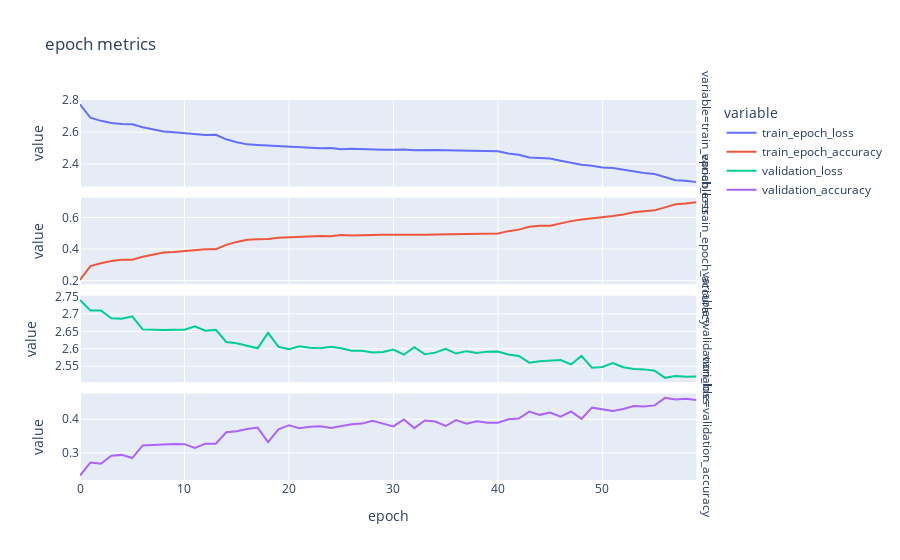
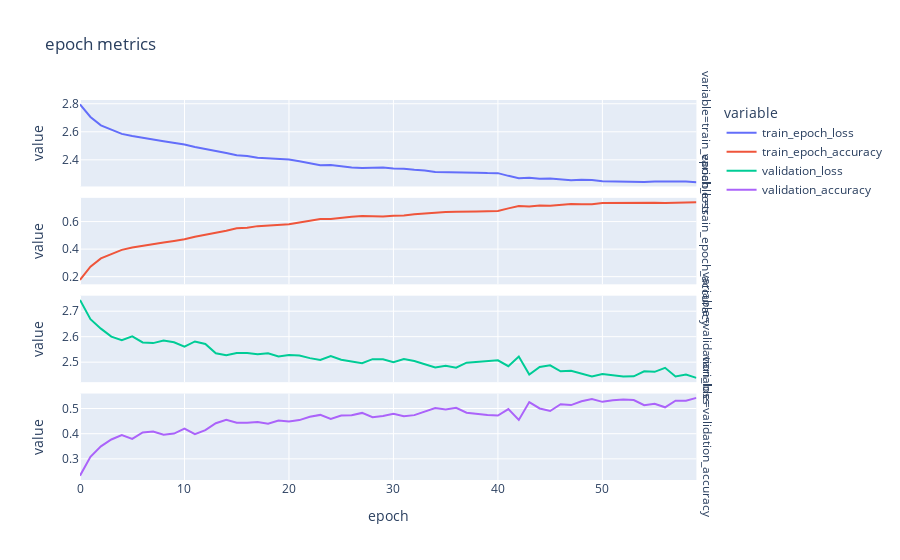
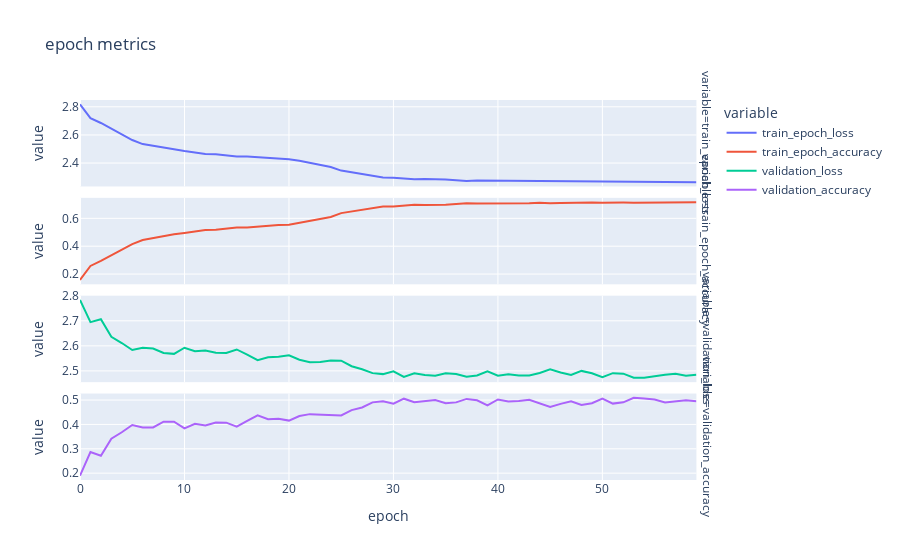
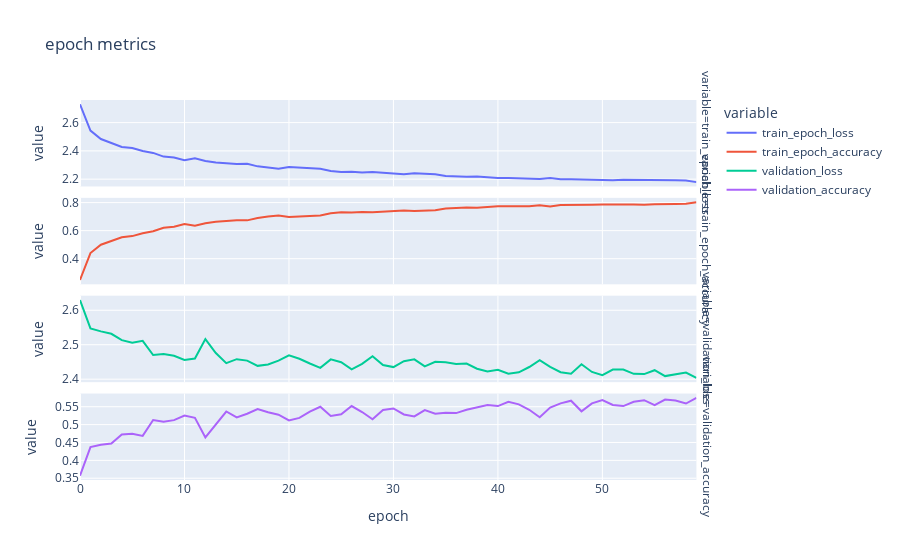

Write notebook code for charts like these, in order.
### Markdown cell above
## Cross validation training

### Code cell
NB_CROSS_VALIDATIONS = 5
fold_patterns = join(dataset_path, "preprocessed_dataset", "fold*")
fold_pths = glob(fold_patterns)[:NB_CROSS_VALIDATIONS]
all_training_metrics = {}

for fold_idx, fold_pth in enumerate(fold_pths):
    print("training:", fold_idx + 1)
    train_dataset = CMIDataset(fold_pth, "train")
    train_data_loader = DL(train_dataset, BATCH_SIZE, shuffle=True)
    validation_dataset = CMIDataset(fold_pth, "validation")
    validation_data_loader = DL(validation_dataset, BATCH_SIZE, shuffle=False)
    _, training_metrics, _ = mk_model_and_fit(train_data_loader, validation_data_loader)
    all_training_metrics["fold_" + str(fold_idx)] = training_metrics
    plt_validation_split_training_metrics(training_metrics)
    print("=========================")

all_training_metrics = pd.concat(all_training_metrics)

### Figure 1 — Plotly figure (JSON) as saved in the notebook; plotly's stock layout.template omitted (floating-point values rounded to 4 significant figures)
{"data": [{"hovertemplate": "variable=train_epoch_loss<br>epoch=%{x}<br>value=%{y}<extra></extra>", "legendgroup": "train_epoch_loss", "line": {"color": "#636efa", "dash": "solid"}, "marker": {"symbol": "circle"}, "mode": "lines", "name": "train_epoch_loss", "orientation": "v", "showlegend": true, "type": "scatter", "x": [0, 1, 2, 3, 4, 5, 6, 7, 8, 9, 10, 11, 12, 13, 14, 15, 16, 17, 18, 19, 20, 21, 22, 23, 24, 25, 26, 27, 28, 29, 30, 31, 32, 33, 34, 35, 36, 37, 38, 39, 40, 41, 42, 43, 44, 45, 46, 47, 48, 49, 50, 51, 52, 53, 54, 55, 56, 57, 58, 59], "xaxis": "x4", "y": [2.773, 2.689, 2.67, 2.657, 2.65, 2.649, 2.629, 2.619, 2.604, 2.599, 2.593, 2.587, 2.582, 2.583, 2.554, 2.536, 2.523, 2.519, 2.516, 2.51, 2.506, 2.502, 2.503, 2.499, 2.5, 2.492, 2.495, 2.492, 2.488, 2.489, 2.489, 2.49, 2.487, 2.489, 2.488, 2.486, 2.485, 2.484, 2.483, 2.481, 2.48, 2.466, 2.458, 2.441, 2.437, 2.435, 2.421, 2.406, 2.396, 2.389, 2.378, 2.374, 2.363, 2.35, 2.344, 2.337, 2.319, 2.299, 2.295, 2.287], "yaxis": "y4"}, {"hovertemplate": "variable=train_epoch_accuracy<br>epoch=%{x}<br>value=%{y}<extra></extra>", "legendgroup": "train_epoch_accuracy", "line": {"color": "#EF553B", "dash": "solid"}, "marker": {"symbol": "circle"}, "mode": "lines", "name": "train_epoch_accuracy", "orientation": "v", "showlegend": true, "type": "scatter", "x": [0, 1, 2, 3, 4, 5, 6, 7, 8, 9, 10, 11, 12, 13, 14, 15, 16, 17, 18, 19, 20, 21, 22, 23, 24, 25, 26, 27, 28, 29, 30, 31, 32, 33, 34, 35, 36, 37, 38, 39, 40, 41, 42, 43, 44, 45, 46, 47, 48, 49, 50, 51, 52, 53, 54, 55, 56, 57, 58, 59], "xaxis": "x3", "y": [0.2038, 0.2913, 0.3097, 0.3233, 0.3311, 0.3319, 0.351, 0.3626, 0.3775, 0.3805, 0.3874, 0.394, 0.3985, 0.3985, 0.4259, 0.4449, 0.4586, 0.4615, 0.4638, 0.4712, 0.4737, 0.4792, 0.4789, 0.482, 0.4811, 0.4891, 0.4854, 0.4875, 0.4914, 0.4908, 0.4904, 0.4893, 0.4926, 0.4904, 0.4916, 0.4931, 0.494, 0.4947, 0.4948, 0.4963, 0.498, 0.513, 0.5226, 0.5413, 0.5465, 0.5468, 0.5619, 0.5766, 0.5865, 0.5926, 0.6033, 0.6087, 0.6179, 0.6322, 0.6389, 0.6446, 0.6636, 0.6828, 0.6876, 0.6965], "yaxis": "y3"}, {"hovertemplate": "variable=validation_loss<br>epoch=%{x}<br>value=%{y}<extra></extra>", "legendgroup": "validation_loss", "line": {"color": "#00cc96", "dash": "solid"}, "marker": {"symbol": "circle"}, "mode": "lines", "name": "validation_loss", "orientation": "v", "showlegend": true, "type": "scatter", "x": [0, 1, 2, 3, 4, 5, 6, 7, 8, 9, 10, 11, 12, 13, 14, 15, 16, 17, 18, 19, 20, 21, 22, 23, 24, 25, 26, 27, 28, 29, 30, 31, 32, 33, 34, 35, 36, 37, 38, 39, 40, 41, 42, 43, 44, 45, 46, 47, 48, 49, 50, 51, 52, 53, 54, 55, 56, 57, 58, 59], "xaxis": "x2", "y": [2.74, 2.71, 2.711, 2.688, 2.686, 2.694, 2.656, 2.654, 2.654, 2.655, 2.655, 2.664, 2.652, 2.654, 2.62, 2.616, 2.608, 2.601, 2.646, 2.606, 2.599, 2.607, 2.603, 2.601, 2.605, 2.601, 2.595, 2.594, 2.589, 2.591, 2.598, 2.583, 2.605, 2.584, 2.589, 2.6, 2.586, 2.593, 2.588, 2.592, 2.592, 2.584, 2.579, 2.56, 2.564, 2.565, 2.567, 2.555, 2.579, 2.545, 2.548, 2.559, 2.547, 2.542, 2.541, 2.537, 2.516, 2.522, 2.519, 2.52], "yaxis": "y2"}, {"hovertemplate": "variable=validation_accuracy<br>epoch=%{x}<br>value=%{y}<extra></extra>", "legendgroup": "validation_accuracy", "line": {"color": "#ab63fa", "dash": "solid"}, "marker": {"symbol": "circle"}, "mode": "lines", "name": "validation_accuracy", "orientation": "v", "showlegend": true, "type": "scatter", "x": [0, 1, 2, 3, 4, 5, 6, 7, 8, 9, 10, 11, 12, 13, 14, 15, 16, 17, 18, 19, 20, 21, 22, 23, 24, 25, 26, 27, 28, 29, 30, 31, 32, 33, 34, 35, 36, 37, 38, 39, 40, 41, 42, 43, 44, 45, 46, 47, 48, 49, 50, 51, 52, 53, 54, 55, 56, 57, 58, 59], "xaxis": "x", "y": [0.2323, 0.2716, 0.2679, 0.2919, 0.2941, 0.2846, 0.3222, 0.324, 0.3265, 0.3265, 0.3259, 0.3147, 0.3274, 0.327, 0.3612, 0.364, 0.3707, 0.3752, 0.3318, 0.3698, 0.3823, 0.3731, 0.3774, 0.3791, 0.3743, 0.3795, 0.385, 0.3869, 0.3955, 0.3869, 0.3787, 0.3992, 0.3735, 0.396, 0.3932, 0.3798, 0.3973, 0.3863, 0.394, 0.3893, 0.3897, 0.3996, 0.402, 0.4224, 0.4129, 0.42, 0.4074, 0.4228, 0.401, 0.4343, 0.4288, 0.4245, 0.4304, 0.4392, 0.4379, 0.441, 0.4634, 0.4589, 0.4604, 0.4572], "yaxis": "y"}], "layout": {"annotations": [{"font": {}, "showarrow": false, "text": "variable=validation_accuracy", "textangle": 90, "x": 0.98, "xanchor": "left", "xref": "paper", "y": 0.1138, "yanchor": "middle", "yref": "paper"}, {"font": {}, "showarrow": false, "text": "variable=validation_loss", "textangle": 90, "x": 0.98, "xanchor": "left", "xref": "paper", "y": 0.3712, "yanchor": "middle", "yref": "paper"}, {"font": {}, "showarrow": false, "text": "variable=train_epoch_accuracy", "textangle": 90, "x": 0.98, "xanchor": "left", "xref": "paper", "y": 0.6288, "yanchor": "middle", "yref": "paper"}, {"font": {}, "showarrow": false, "text": "variable=train_epoch_loss", "textangle": 90, "x": 0.98, "xanchor": "left", "xref": "paper", "y": 0.8862, "yanchor": "middle", "yref": "paper"}], "legend": {"title": {"text": "variable"}, "tracegroupgap": 0}, "title": {"text": "epoch metrics"}, "xaxis": {"anchor": "y", "domain": [0, 0.98], "title": {"text": "epoch"}}, "xaxis2": {"anchor": "y2", "domain": [0, 0.98], "matches": "x", "showticklabels": false}, "xaxis3": {"anchor": "y3", "domain": [0, 0.98], "matches": "x", "showticklabels": false}, "xaxis4": {"anchor": "y4", "domain": [0, 0.98], "matches": "x", "showticklabels": false}, "yaxis": {"anchor": "x", "domain": [0, 0.2275], "title": {"text": "value"}}, "yaxis2": {"anchor": "x2", "domain": [0.2575, 0.485], "title": {"text": "value"}}, "yaxis3": {"anchor": "x3", "domain": [0.515, 0.7425], "title": {"text": "value"}}, "yaxis4": {"anchor": "x4", "domain": [0.7725, 1], "title": {"text": "value"}}}}

### Figure 2 — Plotly figure (JSON) as saved in the notebook; plotly's stock layout.template omitted (floating-point values rounded to 4 significant figures)
{"data": [{"hovertemplate": "variable=train_epoch_loss<br>epoch=%{x}<br>value=%{y}<extra></extra>", "legendgroup": "train_epoch_loss", "line": {"color": "#636efa", "dash": "solid"}, "marker": {"symbol": "circle"}, "mode": "lines", "name": "train_epoch_loss", "orientation": "v", "showlegend": true, "type": "scatter", "x": [0, 1, 2, 3, 4, 5, 6, 7, 8, 9, 10, 11, 12, 13, 14, 15, 16, 17, 18, 19, 20, 21, 22, 23, 24, 25, 26, 27, 28, 29, 30, 31, 32, 33, 34, 35, 36, 37, 38, 39, 40, 41, 42, 43, 44, 45, 46, 47, 48, 49, 50, 51, 52, 53, 54, 55, 56, 57, 58, 59], "xaxis": "x4", "y": [2.796, 2.706, 2.646, 2.615, 2.585, 2.57, 2.555, 2.545, 2.532, 2.521, 2.51, 2.491, 2.478, 2.46, 2.449, 2.433, 2.428, 2.415, 2.409, 2.408, 2.402, 2.389, 2.377, 2.362, 2.363, 2.354, 2.345, 2.342, 2.344, 2.345, 2.339, 2.336, 2.329, 2.324, 2.314, 2.313, 2.311, 2.31, 2.308, 2.306, 2.305, 2.286, 2.269, 2.273, 2.265, 2.268, 2.262, 2.255, 2.257, 2.256, 2.247, 2.246, 2.244, 2.241, 2.241, 2.246, 2.247, 2.246, 2.245, 2.241], "yaxis": "y4"}, {"hovertemplate": "variable=train_epoch_accuracy<br>epoch=%{x}<br>value=%{y}<extra></extra>", "legendgroup": "train_epoch_accuracy", "line": {"color": "#EF553B", "dash": "solid"}, "marker": {"symbol": "circle"}, "mode": "lines", "name": "train_epoch_accuracy", "orientation": "v", "showlegend": true, "type": "scatter", "x": [0, 1, 2, 3, 4, 5, 6, 7, 8, 9, 10, 11, 12, 13, 14, 15, 16, 17, 18, 19, 20, 21, 22, 23, 24, 25, 26, 27, 28, 29, 30, 31, 32, 33, 34, 35, 36, 37, 38, 39, 40, 41, 42, 43, 44, 45, 46, 47, 48, 49, 50, 51, 52, 53, 54, 55, 56, 57, 58, 59], "xaxis": "x3", "y": [0.1759, 0.2729, 0.3327, 0.3638, 0.3944, 0.4114, 0.4253, 0.4348, 0.4482, 0.4594, 0.4714, 0.4895, 0.5029, 0.5205, 0.5335, 0.5508, 0.5544, 0.567, 0.5727, 0.5756, 0.5804, 0.5939, 0.6062, 0.6193, 0.6187, 0.6279, 0.6357, 0.64, 0.6377, 0.6375, 0.6427, 0.6447, 0.6534, 0.6582, 0.6673, 0.6692, 0.6711, 0.6703, 0.6734, 0.6752, 0.6763, 0.6958, 0.7131, 0.7092, 0.7168, 0.7142, 0.7212, 0.7274, 0.7251, 0.7259, 0.7342, 0.7349, 0.7366, 0.7397, 0.7393, 0.7364, 0.7341, 0.7365, 0.7361, 0.7409], "yaxis": "y3"}, {"hovertemplate": "variable=validation_loss<br>epoch=%{x}<br>value=%{y}<extra></extra>", "legendgroup": "validation_loss", "line": {"color": "#00cc96", "dash": "solid"}, "marker": {"symbol": "circle"}, "mode": "lines", "name": "validation_loss", "orientation": "v", "showlegend": true, "type": "scatter", "x": [0, 1, 2, 3, 4, 5, 6, 7, 8, 9, 10, 11, 12, 13, 14, 15, 16, 17, 18, 19, 20, 21, 22, 23, 24, 25, 26, 27, 28, 29, 30, 31, 32, 33, 34, 35, 36, 37, 38, 39, 40, 41, 42, 43, 44, 45, 46, 47, 48, 49, 50, 51, 52, 53, 54, 55, 56, 57, 58, 59], "xaxis": "x2", "y": [2.744, 2.669, 2.632, 2.6, 2.586, 2.601, 2.577, 2.575, 2.585, 2.578, 2.561, 2.581, 2.572, 2.535, 2.527, 2.536, 2.536, 2.531, 2.535, 2.523, 2.528, 2.526, 2.516, 2.509, 2.524, 2.51, 2.503, 2.496, 2.512, 2.511, 2.5, 2.512, 2.505, 2.491, 2.479, 2.486, 2.478, 2.498, 2.501, 2.505, 2.507, 2.484, 2.522, 2.452, 2.481, 2.488, 2.464, 2.466, 2.454, 2.444, 2.453, 2.449, 2.444, 2.444, 2.464, 2.462, 2.478, 2.444, 2.451, 2.439], "yaxis": "y2"}, {"hovertemplate": "variable=validation_accuracy<br>epoch=%{x}<br>value=%{y}<extra></extra>", "legendgroup": "validation_accuracy", "line": {"color": "#ab63fa", "dash": "solid"}, "marker": {"symbol": "circle"}, "mode": "lines", "name": "validation_accuracy", "orientation": "v", "showlegend": true, "type": "scatter", "x": [0, 1, 2, 3, 4, 5, 6, 7, 8, 9, 10, 11, 12, 13, 14, 15, 16, 17, 18, 19, 20, 21, 22, 23, 24, 25, 26, 27, 28, 29, 30, 31, 32, 33, 34, 35, 36, 37, 38, 39, 40, 41, 42, 43, 44, 45, 46, 47, 48, 49, 50, 51, 52, 53, 54, 55, 56, 57, 58, 59], "xaxis": "x", "y": [0.2332, 0.3082, 0.3499, 0.3769, 0.3941, 0.3791, 0.4051, 0.4084, 0.3958, 0.4005, 0.4205, 0.3979, 0.4139, 0.4414, 0.4554, 0.4432, 0.4437, 0.4463, 0.4394, 0.452, 0.4487, 0.454, 0.4672, 0.4746, 0.4581, 0.4725, 0.4732, 0.4825, 0.4652, 0.4704, 0.4792, 0.4695, 0.4737, 0.4891, 0.5018, 0.4964, 0.5025, 0.4836, 0.478, 0.4739, 0.4723, 0.4976, 0.4545, 0.5256, 0.5002, 0.4903, 0.5172, 0.5136, 0.5287, 0.5377, 0.5265, 0.5333, 0.536, 0.5335, 0.5132, 0.519, 0.5048, 0.5312, 0.5308, 0.5423], "yaxis": "y"}], "layout": {"annotations": [{"font": {}, "showarrow": false, "text": "variable=validation_accuracy", "textangle": 90, "x": 0.98, "xanchor": "left", "xref": "paper", "y": 0.1138, "yanchor": "middle", "yref": "paper"}, {"font": {}, "showarrow": false, "text": "variable=validation_loss", "textangle": 90, "x": 0.98, "xanchor": "left", "xref": "paper", "y": 0.3712, "yanchor": "middle", "yref": "paper"}, {"font": {}, "showarrow": false, "text": "variable=train_epoch_accuracy", "textangle": 90, "x": 0.98, "xanchor": "left", "xref": "paper", "y": 0.6288, "yanchor": "middle", "yref": "paper"}, {"font": {}, "showarrow": false, "text": "variable=train_epoch_loss", "textangle": 90, "x": 0.98, "xanchor": "left", "xref": "paper", "y": 0.8862, "yanchor": "middle", "yref": "paper"}], "legend": {"title": {"text": "variable"}, "tracegroupgap": 0}, "title": {"text": "epoch metrics"}, "xaxis": {"anchor": "y", "domain": [0, 0.98], "title": {"text": "epoch"}}, "xaxis2": {"anchor": "y2", "domain": [0, 0.98], "matches": "x", "showticklabels": false}, "xaxis3": {"anchor": "y3", "domain": [0, 0.98], "matches": "x", "showticklabels": false}, "xaxis4": {"anchor": "y4", "domain": [0, 0.98], "matches": "x", "showticklabels": false}, "yaxis": {"anchor": "x", "domain": [0, 0.2275], "title": {"text": "value"}}, "yaxis2": {"anchor": "x2", "domain": [0.2575, 0.485], "title": {"text": "value"}}, "yaxis3": {"anchor": "x3", "domain": [0.515, 0.7425], "title": {"text": "value"}}, "yaxis4": {"anchor": "x4", "domain": [0.7725, 1], "title": {"text": "value"}}}}

### Figure 3 — Plotly figure (JSON) as saved in the notebook; plotly's stock layout.template omitted (floating-point values rounded to 4 significant figures)
{"data": [{"hovertemplate": "variable=train_epoch_loss<br>epoch=%{x}<br>value=%{y}<extra></extra>", "legendgroup": "train_epoch_loss", "line": {"color": "#636efa", "dash": "solid"}, "marker": {"symbol": "circle"}, "mode": "lines", "name": "train_epoch_loss", "orientation": "v", "showlegend": true, "type": "scatter", "x": [0, 1, 2, 3, 4, 5, 6, 7, 8, 9, 10, 11, 12, 13, 14, 15, 16, 17, 18, 19, 20, 21, 22, 23, 24, 25, 26, 27, 28, 29, 30, 31, 32, 33, 34, 35, 36, 37, 38, 39, 40, 41, 42, 43, 44, 45, 46, 47, 48, 49, 50, 51, 52, 53, 54, 55, 56, 57, 58, 59], "xaxis": "x4", "y": [2.818, 2.719, 2.685, 2.646, 2.603, 2.564, 2.535, 2.522, 2.507, 2.494, 2.485, 2.476, 2.465, 2.462, 2.455, 2.447, 2.447, 2.442, 2.432, 2.428, 2.426, 2.416, 2.401, 2.389, 2.372, 2.347, 2.334, 2.322, 2.307, 2.298, 2.296, 2.291, 2.285, 2.286, 2.287, 2.283, 2.279, 2.273, 2.275, 2.275, 2.273, 2.275, 2.272, 2.272, 2.269, 2.271, 2.27, 2.268, 2.268, 2.266, 2.268, 2.267, 2.267, 2.268, 2.267, 2.266, 2.267, 2.266, 2.266, 2.265], "yaxis": "y4"}, {"hovertemplate": "variable=train_epoch_accuracy<br>epoch=%{x}<br>value=%{y}<extra></extra>", "legendgroup": "train_epoch_accuracy", "line": {"color": "#EF553B", "dash": "solid"}, "marker": {"symbol": "circle"}, "mode": "lines", "name": "train_epoch_accuracy", "orientation": "v", "showlegend": true, "type": "scatter", "x": [0, 1, 2, 3, 4, 5, 6, 7, 8, 9, 10, 11, 12, 13, 14, 15, 16, 17, 18, 19, 20, 21, 22, 23, 24, 25, 26, 27, 28, 29, 30, 31, 32, 33, 34, 35, 36, 37, 38, 39, 40, 41, 42, 43, 44, 45, 46, 47, 48, 49, 50, 51, 52, 53, 54, 55, 56, 57, 58, 59], "xaxis": "x3", "y": [0.1574, 0.2582, 0.2938, 0.3342, 0.3779, 0.4152, 0.4439, 0.4576, 0.4736, 0.4861, 0.4954, 0.5061, 0.517, 0.5186, 0.5274, 0.5336, 0.5338, 0.5393, 0.5495, 0.5524, 0.5544, 0.5674, 0.581, 0.5937, 0.6097, 0.6374, 0.6496, 0.6606, 0.6759, 0.6849, 0.6853, 0.6907, 0.6966, 0.696, 0.6945, 0.6982, 0.7024, 0.7078, 0.7056, 0.7057, 0.7078, 0.7066, 0.7085, 0.7085, 0.7119, 0.7086, 0.7108, 0.7127, 0.7124, 0.7137, 0.7115, 0.714, 0.7132, 0.7126, 0.7133, 0.7141, 0.7138, 0.7142, 0.7139, 0.716], "yaxis": "y3"}, {"hovertemplate": "variable=validation_loss<br>epoch=%{x}<br>value=%{y}<extra></extra>", "legendgroup": "validation_loss", "line": {"color": "#00cc96", "dash": "solid"}, "marker": {"symbol": "circle"}, "mode": "lines", "name": "validation_loss", "orientation": "v", "showlegend": true, "type": "scatter", "x": [0, 1, 2, 3, 4, 5, 6, 7, 8, 9, 10, 11, 12, 13, 14, 15, 16, 17, 18, 19, 20, 21, 22, 23, 24, 25, 26, 27, 28, 29, 30, 31, 32, 33, 34, 35, 36, 37, 38, 39, 40, 41, 42, 43, 44, 45, 46, 47, 48, 49, 50, 51, 52, 53, 54, 55, 56, 57, 58, 59], "xaxis": "x2", "y": [2.783, 2.695, 2.706, 2.636, 2.611, 2.584, 2.592, 2.589, 2.571, 2.568, 2.593, 2.579, 2.582, 2.573, 2.571, 2.586, 2.565, 2.543, 2.555, 2.556, 2.562, 2.545, 2.535, 2.536, 2.541, 2.541, 2.519, 2.507, 2.491, 2.487, 2.498, 2.476, 2.49, 2.483, 2.481, 2.49, 2.488, 2.476, 2.482, 2.498, 2.481, 2.487, 2.481, 2.482, 2.492, 2.506, 2.493, 2.484, 2.5, 2.49, 2.475, 2.491, 2.489, 2.473, 2.472, 2.479, 2.485, 2.488, 2.48, 2.484], "yaxis": "y2"}, {"hovertemplate": "variable=validation_accuracy<br>epoch=%{x}<br>value=%{y}<extra></extra>", "legendgroup": "validation_accuracy", "line": {"color": "#ab63fa", "dash": "solid"}, "marker": {"symbol": "circle"}, "mode": "lines", "name": "validation_accuracy", "orientation": "v", "showlegend": true, "type": "scatter", "x": [0, 1, 2, 3, 4, 5, 6, 7, 8, 9, 10, 11, 12, 13, 14, 15, 16, 17, 18, 19, 20, 21, 22, 23, 24, 25, 26, 27, 28, 29, 30, 31, 32, 33, 34, 35, 36, 37, 38, 39, 40, 41, 42, 43, 44, 45, 46, 47, 48, 49, 50, 51, 52, 53, 54, 55, 56, 57, 58, 59], "xaxis": "x", "y": [0.1896, 0.2865, 0.2716, 0.3417, 0.3679, 0.3976, 0.3875, 0.3875, 0.411, 0.4112, 0.3836, 0.4024, 0.3953, 0.4076, 0.4072, 0.3911, 0.4149, 0.4375, 0.4216, 0.4232, 0.4158, 0.4347, 0.4423, 0.4406, 0.4369, 0.4369, 0.459, 0.4696, 0.4906, 0.4947, 0.4853, 0.5057, 0.4914, 0.495, 0.5003, 0.4874, 0.4905, 0.5048, 0.4989, 0.4783, 0.5023, 0.4944, 0.4961, 0.5014, 0.4883, 0.4721, 0.4844, 0.4952, 0.4799, 0.4872, 0.5059, 0.4855, 0.4908, 0.509, 0.5065, 0.502, 0.4902, 0.4945, 0.4989, 0.4953], "yaxis": "y"}], "layout": {"annotations": [{"font": {}, "showarrow": false, "text": "variable=validation_accuracy", "textangle": 90, "x": 0.98, "xanchor": "left", "xref": "paper", "y": 0.1138, "yanchor": "middle", "yref": "paper"}, {"font": {}, "showarrow": false, "text": "variable=validation_loss", "textangle": 90, "x": 0.98, "xanchor": "left", "xref": "paper", "y": 0.3712, "yanchor": "middle", "yref": "paper"}, {"font": {}, "showarrow": false, "text": "variable=train_epoch_accuracy", "textangle": 90, "x": 0.98, "xanchor": "left", "xref": "paper", "y": 0.6288, "yanchor": "middle", "yref": "paper"}, {"font": {}, "showarrow": false, "text": "variable=train_epoch_loss", "textangle": 90, "x": 0.98, "xanchor": "left", "xref": "paper", "y": 0.8862, "yanchor": "middle", "yref": "paper"}], "legend": {"title": {"text": "variable"}, "tracegroupgap": 0}, "title": {"text": "epoch metrics"}, "xaxis": {"anchor": "y", "domain": [0, 0.98], "title": {"text": "epoch"}}, "xaxis2": {"anchor": "y2", "domain": [0, 0.98], "matches": "x", "showticklabels": false}, "xaxis3": {"anchor": "y3", "domain": [0, 0.98], "matches": "x", "showticklabels": false}, "xaxis4": {"anchor": "y4", "domain": [0, 0.98], "matches": "x", "showticklabels": false}, "yaxis": {"anchor": "x", "domain": [0, 0.2275], "title": {"text": "value"}}, "yaxis2": {"anchor": "x2", "domain": [0.2575, 0.485], "title": {"text": "value"}}, "yaxis3": {"anchor": "x3", "domain": [0.515, 0.7425], "title": {"text": "value"}}, "yaxis4": {"anchor": "x4", "domain": [0.7725, 1], "title": {"text": "value"}}}}

### Figure 4 — Plotly figure (JSON) as saved in the notebook; plotly's stock layout.template omitted (floating-point values rounded to 4 significant figures)
{"data": [{"hovertemplate": "variable=train_epoch_loss<br>epoch=%{x}<br>value=%{y}<extra></extra>", "legendgroup": "train_epoch_loss", "line": {"color": "#636efa", "dash": "solid"}, "marker": {"symbol": "circle"}, "mode": "lines", "name": "train_epoch_loss", "orientation": "v", "showlegend": true, "type": "scatter", "x": [0, 1, 2, 3, 4, 5, 6, 7, 8, 9, 10, 11, 12, 13, 14, 15, 16, 17, 18, 19, 20, 21, 22, 23, 24, 25, 26, 27, 28, 29, 30, 31, 32, 33, 34, 35, 36, 37, 38, 39, 40, 41, 42, 43, 44, 45, 46, 47, 48, 49, 50, 51, 52, 53, 54, 55, 56, 57, 58, 59], "xaxis": "x4", "y": [2.729, 2.544, 2.484, 2.456, 2.428, 2.42, 2.399, 2.386, 2.36, 2.354, 2.335, 2.347, 2.329, 2.318, 2.312, 2.308, 2.308, 2.291, 2.283, 2.275, 2.286, 2.28, 2.276, 2.274, 2.258, 2.251, 2.252, 2.248, 2.25, 2.245, 2.238, 2.236, 2.242, 2.239, 2.235, 2.223, 2.218, 2.217, 2.219, 2.212, 2.208, 2.208, 2.207, 2.206, 2.201, 2.208, 2.199, 2.2, 2.198, 2.198, 2.195, 2.193, 2.195, 2.195, 2.197, 2.193, 2.194, 2.192, 2.191, 2.179], "yaxis": "y4"}, {"hovertemplate": "variable=train_epoch_accuracy<br>epoch=%{x}<br>value=%{y}<extra></extra>", "legendgroup": "train_epoch_accuracy", "line": {"color": "#EF553B", "dash": "solid"}, "marker": {"symbol": "circle"}, "mode": "lines", "name": "train_epoch_accuracy", "orientation": "v", "showlegend": true, "type": "scatter", "x": [0, 1, 2, 3, 4, 5, 6, 7, 8, 9, 10, 11, 12, 13, 14, 15, 16, 17, 18, 19, 20, 21, 22, 23, 24, 25, 26, 27, 28, 29, 30, 31, 32, 33, 34, 35, 36, 37, 38, 39, 40, 41, 42, 43, 44, 45, 46, 47, 48, 49, 50, 51, 52, 53, 54, 55, 56, 57, 58, 59], "xaxis": "x3", "y": [0.2482, 0.4401, 0.4996, 0.5238, 0.5531, 0.5611, 0.5817, 0.5958, 0.6208, 0.6277, 0.6476, 0.6345, 0.6526, 0.6635, 0.6697, 0.6742, 0.6735, 0.6909, 0.7007, 0.7076, 0.6973, 0.7015, 0.7054, 0.7088, 0.7237, 0.7309, 0.7297, 0.7337, 0.7311, 0.7366, 0.7437, 0.7446, 0.7394, 0.7419, 0.7462, 0.7588, 0.7636, 0.7652, 0.7629, 0.7692, 0.7738, 0.774, 0.7748, 0.7744, 0.7804, 0.7721, 0.7822, 0.7814, 0.7836, 0.784, 0.7861, 0.7881, 0.7863, 0.7857, 0.7844, 0.7886, 0.7871, 0.7899, 0.7913, 0.8031], "yaxis": "y3"}, {"hovertemplate": "variable=validation_loss<br>epoch=%{x}<br>value=%{y}<extra></extra>", "legendgroup": "validation_loss", "line": {"color": "#00cc96", "dash": "solid"}, "marker": {"symbol": "circle"}, "mode": "lines", "name": "validation_loss", "orientation": "v", "showlegend": true, "type": "scatter", "x": [0, 1, 2, 3, 4, 5, 6, 7, 8, 9, 10, 11, 12, 13, 14, 15, 16, 17, 18, 19, 20, 21, 22, 23, 24, 25, 26, 27, 28, 29, 30, 31, 32, 33, 34, 35, 36, 37, 38, 39, 40, 41, 42, 43, 44, 45, 46, 47, 48, 49, 50, 51, 52, 53, 54, 55, 56, 57, 58, 59], "xaxis": "x2", "y": [2.63, 2.547, 2.539, 2.532, 2.513, 2.506, 2.511, 2.47, 2.473, 2.468, 2.456, 2.46, 2.516, 2.476, 2.447, 2.458, 2.454, 2.439, 2.443, 2.454, 2.469, 2.459, 2.445, 2.433, 2.457, 2.449, 2.428, 2.445, 2.466, 2.441, 2.435, 2.452, 2.458, 2.437, 2.45, 2.449, 2.444, 2.446, 2.43, 2.423, 2.427, 2.416, 2.42, 2.435, 2.455, 2.436, 2.42, 2.416, 2.443, 2.421, 2.412, 2.428, 2.428, 2.415, 2.415, 2.426, 2.409, 2.414, 2.419, 2.404], "yaxis": "y2"}, {"hovertemplate": "variable=validation_accuracy<br>epoch=%{x}<br>value=%{y}<extra></extra>", "legendgroup": "validation_accuracy", "line": {"color": "#ab63fa", "dash": "solid"}, "marker": {"symbol": "circle"}, "mode": "lines", "name": "validation_accuracy", "orientation": "v", "showlegend": true, "type": "scatter", "x": [0, 1, 2, 3, 4, 5, 6, 7, 8, 9, 10, 11, 12, 13, 14, 15, 16, 17, 18, 19, 20, 21, 22, 23, 24, 25, 26, 27, 28, 29, 30, 31, 32, 33, 34, 35, 36, 37, 38, 39, 40, 41, 42, 43, 44, 45, 46, 47, 48, 49, 50, 51, 52, 53, 54, 55, 56, 57, 58, 59], "xaxis": "x", "y": [0.3571, 0.4369, 0.4438, 0.447, 0.4727, 0.4745, 0.4684, 0.5128, 0.5078, 0.5125, 0.5255, 0.519, 0.4641, 0.5009, 0.5366, 0.5203, 0.5303, 0.5433, 0.5344, 0.5277, 0.5117, 0.5188, 0.5365, 0.5499, 0.5242, 0.5286, 0.5519, 0.5352, 0.5149, 0.5409, 0.5452, 0.5285, 0.5231, 0.5406, 0.5303, 0.5335, 0.5322, 0.5413, 0.5487, 0.5549, 0.5519, 0.564, 0.5567, 0.5415, 0.5206, 0.5476, 0.5593, 0.5668, 0.5372, 0.5593, 0.5688, 0.5551, 0.5519, 0.564, 0.5683, 0.5541, 0.5701, 0.5673, 0.559, 0.5748], "yaxis": "y"}], "layout": {"annotations": [{"font": {}, "showarrow": false, "text": "variable=validation_accuracy", "textangle": 90, "x": 0.98, "xanchor": "left", "xref": "paper", "y": 0.1138, "yanchor": "middle", "yref": "paper"}, {"font": {}, "showarrow": false, "text": "variable=validation_loss", "textangle": 90, "x": 0.98, "xanchor": "left", "xref": "paper", "y": 0.3712, "yanchor": "middle", "yref": "paper"}, {"font": {}, "showarrow": false, "text": "variable=train_epoch_accuracy", "textangle": 90, "x": 0.98, "xanchor": "left", "xref": "paper", "y": 0.6288, "yanchor": "middle", "yref": "paper"}, {"font": {}, "showarrow": false, "text": "variable=train_epoch_loss", "textangle": 90, "x": 0.98, "xanchor": "left", "xref": "paper", "y": 0.8862, "yanchor": "middle", "yref": "paper"}], "legend": {"title": {"text": "variable"}, "tracegroupgap": 0}, "title": {"text": "epoch metrics"}, "xaxis": {"anchor": "y", "domain": [0, 0.98], "title": {"text": "epoch"}}, "xaxis2": {"anchor": "y2", "domain": [0, 0.98], "matches": "x", "showticklabels": false}, "xaxis3": {"anchor": "y3", "domain": [0, 0.98], "matches": "x", "showticklabels": false}, "xaxis4": {"anchor": "y4", "domain": [0, 0.98], "matches": "x", "showticklabels": false}, "yaxis": {"anchor": "x", "domain": [0, 0.2275], "title": {"text": "value"}}, "yaxis2": {"anchor": "x2", "domain": [0.2575, 0.485], "title": {"text": "value"}}, "yaxis3": {"anchor": "x3", "domain": [0.515, 0.7425], "title": {"text": "value"}}, "yaxis4": {"anchor": "x4", "domain": [0.7725, 1], "title": {"text": "value"}}}}
